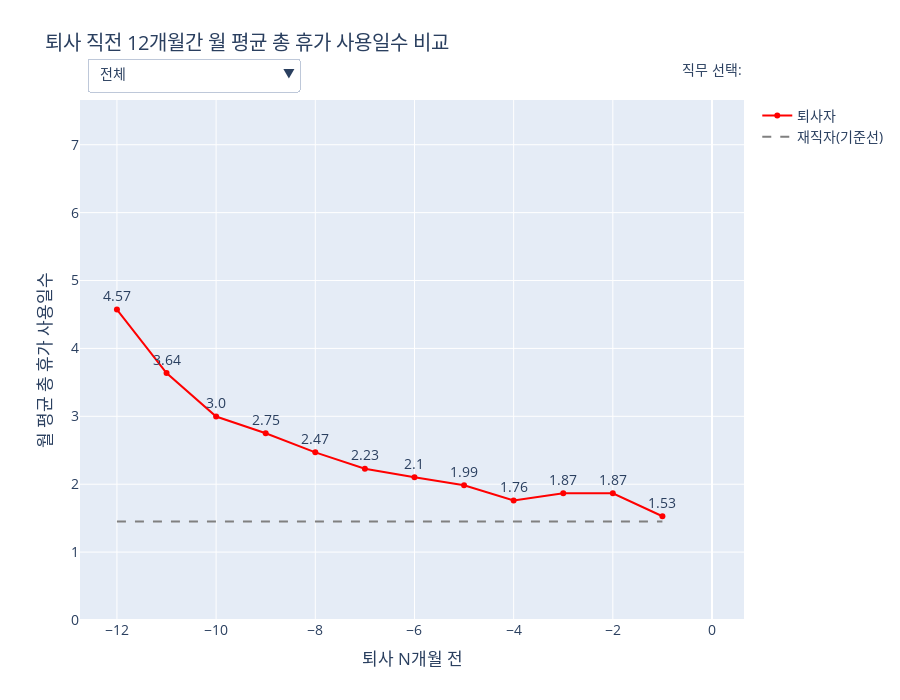

The cell this chart's notebook holds for it:
### Code cell
import pandas as pd
import numpy as np
import plotly.graph_objects as go
import plotly.io as pio
import datetime

# --- 1. 데이터 임포트 ---
from services.tables.Time_Attendance.detailed_leave_info_table import detailed_leave_info_df
from services.tables.Time_Attendance.leave_type_table import leave_type_df
from services.tables.HR_Core.basic_info_table import emp_df
from services.tables.HR_Core.job_info_table import job_info_df
from services.tables.HR_Core.job_table import job_df, job_df_indexed, parent_map_job, job_l1_order
from services.helpers.utils import get_level1_ancestor

def create_figure():
    """
    제안 19-2: 직무별 퇴사 예측 선행 지표 분석 그래프를 생성합니다.
    """
    # --- 2. 데이터 준비 및 가공 ---
    leave_df = detailed_leave_info_df.copy()
    leave_df = pd.merge(leave_df, leave_type_df, on='LEAVE_TYPE_ID')
    leave_df['DATE'] = pd.to_datetime(leave_df['DATE'])
    leave_df['LEAVE_LENGTH'] = pd.to_numeric(leave_df['LEAVE_LENGTH'])

    leavers = emp_df[emp_df['CURRENT_EMP_YN'] == 'N'][['EMP_ID', 'OUT_DATE']].copy()
    leaver_leave_data = pd.merge(leavers, leave_df, on='EMP_ID', how='left')
    leaver_leave_data = leaver_leave_data[
        (leaver_leave_data['DATE'] < leaver_leave_data['OUT_DATE']) &
        (leaver_leave_data['DATE'] >= (leaver_leave_data['OUT_DATE'] - pd.DateOffset(months=12)))
    ].copy()
    
    if not leaver_leave_data.empty:
        leaver_leave_data['MONTHS_BEFORE_LEAVING'] = (leaver_leave_data['OUT_DATE'].dt.year - leaver_leave_data['DATE'].dt.year) * 12 + (leaver_leave_data['OUT_DATE'].dt.month - leaver_leave_data['DATE'].dt.month)
        leaver_pattern_df = leaver_leave_data.groupby(['EMP_ID', 'MONTHS_BEFORE_LEAVING'])['LEAVE_LENGTH'].sum().reset_index()
    else:
        leaver_pattern_df = pd.DataFrame(columns=['EMP_ID', 'MONTHS_BEFORE_LEAVING', 'LEAVE_LENGTH'])

    stayers = emp_df[emp_df['CURRENT_EMP_YN'] == 'Y'].copy()
    stayer_leaves = leave_df[(leave_df['EMP_ID'].isin(stayers['EMP_ID'])) & (leave_df['DATE'].dt.year == 2024)]
    stayer_monthly_avg = (stayer_leaves['LEAVE_LENGTH'].sum() / stayers['EMP_ID'].nunique()) / 12 if not stayers.empty and stayers['EMP_ID'].nunique() > 0 else 0

    # 직무 정보 결합
    first_job = job_info_df.sort_values('JOB_APP_START_DATE').groupby('EMP_ID').first().reset_index()
    job_name_map = job_df.set_index('JOB_ID')['JOB_NAME'].to_dict()
    first_job['JOB_L1_NAME'] = first_job['JOB_ID'].apply(lambda x: job_name_map.get(get_level1_ancestor(x, job_df_indexed, parent_map_job)))
    
    leaver_pattern_df = pd.merge(leaver_pattern_df, first_job[['EMP_ID', 'JOB_L1_NAME']], on='EMP_ID', how='left')
    leaver_pattern_df = leaver_pattern_df.dropna(subset=['JOB_L1_NAME'])
    
    stayers_with_job = pd.merge(stayers, first_job[['EMP_ID', 'JOB_L1_NAME']], on='EMP_ID', how='left')
    stayers_with_job = stayers_with_job.dropna(subset=['JOB_L1_NAME'])
    
    leaver_avg_by_month = leaver_pattern_df.groupby('MONTHS_BEFORE_LEAVING')['LEAVE_LENGTH'].mean().reset_index()
    leaver_avg_by_month_job = leaver_pattern_df.groupby(['JOB_L1_NAME', 'MONTHS_BEFORE_LEAVING'], observed=False)['LEAVE_LENGTH'].mean().reset_index()
    
    stayer_avg_by_job = stayer_leaves.groupby('EMP_ID')['LEAVE_LENGTH'].sum().reset_index()
    stayer_avg_by_job = pd.merge(stayer_avg_by_job, stayers_with_job[['EMP_ID', 'JOB_L1_NAME']], on='EMP_ID').groupby('JOB_L1_NAME', observed=False)['LEAVE_LENGTH'].mean().reset_index()

    # --- 3. Plotly 인터랙티브 그래프 생성 ---
    fig = go.Figure()
    
    if not leaver_pattern_df.empty:
        y_max = pd.concat([leaver_avg_by_month['LEAVE_LENGTH'], leaver_avg_by_month_job['LEAVE_LENGTH']]).max()
        fixed_y_range = [0, y_max * 1.2]
        job_list = ['전체'] + job_l1_order
        
        for i, job_name in enumerate(job_list):
            is_visible = (i == 0)
            if job_name == '전체':
                leaver_data, stayer_data_y = leaver_avg_by_month, [stayer_monthly_avg] * 12
            else:
                leaver_data = leaver_avg_by_month_job[leaver_avg_by_month_job['JOB_L1_NAME'] == job_name]
                stayer_job_avg = stayer_avg_by_job[stayer_avg_by_job['JOB_L1_NAME'] == job_name]['LEAVE_LENGTH'].iloc[0] if not stayer_avg_by_job[stayer_avg_by_job['JOB_L1_NAME'] == job_name].empty else 0
                stayer_data_y = [stayer_job_avg / 12] * 12
                
            x_axis_months = -np.arange(12, 0, -1)
            leaver_data_aligned = pd.DataFrame({'MONTHS_BEFORE_LEAVING': np.arange(1, 13)})
            leaver_data_aligned = pd.merge(leaver_data_aligned, leaver_data, on='MONTHS_BEFORE_LEAVING', how='left').fillna(0)
            
            fig.add_trace(go.Scatter(x=x_axis_months, y=leaver_data_aligned['LEAVE_LENGTH'], mode='lines+markers+text', name='퇴사자', line=dict(color='red'), visible=is_visible, text=leaver_data_aligned['LEAVE_LENGTH'].round(2).astype(str), textposition='top center'))
            fig.add_trace(go.Scatter(x=x_axis_months, y=stayer_data_y, mode='lines', name='재직자(기준선)', line=dict(color='grey', dash='dash'), visible=is_visible))
            
        buttons = []
        for i, job_name in enumerate(job_list):
            visibility_mask = [False] * (len(job_list) * 2)
            visibility_mask[i*2], visibility_mask[i*2 + 1] = True, True
            buttons.append(dict(label=job_name, method='update', args=[{'visible': visibility_mask}]))
        
        fig.update_layout(
            updatemenus=[dict(active=0, buttons=buttons, direction="down", pad={"r": 10, "t": 10}, showactive=True, x=0.01, xanchor="left", y=1.1, yanchor="top")],
            title_text='퇴사 직전 12개월간 월 평균 총 휴가 사용일수 비교',
            xaxis_title='퇴사 N개월 전', yaxis_title='월 평균 총 휴가 사용일수',
            font_size=14, height=700,
            annotations=[dict(text="직무 선택:", showarrow=False, x=0, y=1.08, yref="paper", align="left")],
            yaxis_range=fixed_y_range
        )
    else:
        fig.update_layout(title_text="분석할 퇴사자 휴가 데이터가 없습니다.")

    return fig

# 이 파일을 직접 실행할 경우 그래프를 생성하여 보여줍니다.
pio.renderers.default = 'vscode'
fig = create_figure()
fig.show()

### Figure 1 — Plotly figure (JSON) as saved in the notebook; plotly's stock layout.template omitted (floating-point values rounded to 4 significant figures)
{"data": [{"line": {"color": "red"}, "mode": "lines+markers+text", "name": "퇴사자", "text": ["4.57", "3.64", "3.0", "2.75", "2.47", "2.23", "2.1", "1.99", "1.76", "1.87", "1.87", "1.53"], "textposition": "top center", "type": "scatter", "visible": true, "x": [-12, -11, -10, -9, -8, -7, -6, -5, -4, -3, -2, -1], "y": [4.572, 3.637, 2.996, 2.751, 2.469, 2.229, 2.102, 1.985, 1.761, 1.868, 1.866, 1.528]}, {"line": {"color": "grey", "dash": "dash"}, "mode": "lines", "name": "재직자(기준선)", "type": "scatter", "visible": true, "x": [-12, -11, -10, -9, -8, -7, -6, -5, -4, -3, -2, -1], "y": [1.45, 1.45, 1.45, 1.45, 1.45, 1.45, 1.45, 1.45, 1.45, 1.45, 1.45, 1.45]}, {"line": {"color": "red"}, "mode": "lines+markers+text", "name": "퇴사자", "text": ["4.17", "3.54", "3.09", "2.89", "2.37", "2.21", "2.14", "1.83", "1.77", "1.72", "1.84", "1.43"], "textposition": "top center", "type": "scatter", "visible": false, "x": [-12, -11, -10, -9, -8, -7, -6, -5, -4, -3, -2, -1], "y": [4.169, 3.54, 3.088, 2.886, 2.368, 2.212, 2.14, 1.827, 1.767, 1.72, 1.837, 1.429]}, {"line": {"color": "grey", "dash": "dash"}, "mode": "lines", "name": "재직자(기준선)", "type": "scatter", "visible": false, "x": [-12, -11, -10, -9, -8, -7, -6, -5, -4, -3, -2, -1], "y": [1.579, 1.579, 1.579, 1.579, 1.579, 1.579, 1.579, 1.579, 1.579, 1.579, 1.579, 1.579]}, {"line": {"color": "red"}, "mode": "lines+markers+text", "name": "퇴사자", "text": ["6.38", "2.81", "3.21", "2.41", "2.21", "2.08", "1.45", "1.59", "2.3", "1.71", "1.73", "1.33"], "textposition": "top center", "type": "scatter", "visible": false, "x": [-12, -11, -10, -9, -8, -7, -6, -5, -4, -3, -2, -1], "y": [6.382, 2.808, 3.208, 2.409, 2.208, 2.083, 1.45, 1.591, 2.3, 1.708, 1.731, 1.333]}, {"line": {"color": "grey", "dash": "dash"}, "mode": "lines", "name": "재직자(기준선)", "type": "scatter", "visible": false, "x": [-12, -11, -10, -9, -8, -7, -6, -5, -4, -3, -2, -1], "y": [1.49, 1.49, 1.49, 1.49, 1.49, 1.49, 1.49, 1.49, 1.49, 1.49, 1.49, 1.49]}, {"line": {"color": "red"}, "mode": "lines+markers+text", "name": "퇴사자", "text": ["4.71", "3.64", "2.86", "2.42", "2.66", "2.24", "2.21", "2.16", "1.75", "1.86", "1.97", "1.63"], "textposition": "top center", "type": "scatter", "visible": false, "x": [-12, -11, -10, -9, -8, -7, -6, -5, -4, -3, -2, -1], "y": [4.714, 3.642, 2.856, 2.417, 2.658, 2.237, 2.208, 2.16, 1.745, 1.857, 1.969, 1.633]}, {"line": {"color": "grey", "dash": "dash"}, "mode": "lines", "name": "재직자(기준선)", "type": "scatter", "visible": false, "x": [-12, -11, -10, -9, -8, -7, -6, -5, -4, -3, -2, -1], "y": [1.529, 1.529, 1.529, 1.529, 1.529, 1.529, 1.529, 1.529, 1.529, 1.529, 1.529, 1.529]}, {"line": {"color": "red"}, "mode": "lines+markers+text", "name": "퇴사자", "text": ["3.84", "3.77", "3.25", "2.88", "2.56", "2.4", "2.3", "2.02", "1.68", "2.07", "1.92", "1.56"], "textposition": "top center", "type": "scatter", "visible": false, "x": [-12, -11, -10, -9, -8, -7, -6, -5, -4, -3, -2, -1], "y": [3.838, 3.768, 3.246, 2.879, 2.557, 2.398, 2.295, 2.017, 1.676, 2.074, 1.922, 1.556]}, {"line": {"color": "grey", "dash": "dash"}, "mode": "lines", "name": "재직자(기준선)", "type": "scatter", "visible": false, "x": [-12, -11, -10, -9, -8, -7, -6, -5, -4, -3, -2, -1], "y": [1.607, 1.607, 1.607, 1.607, 1.607, 1.607, 1.607, 1.607, 1.607, 1.607, 1.607, 1.607]}, {"line": {"color": "red"}, "mode": "lines+markers+text", "name": "퇴사자", "text": ["5.03", "3.73", "2.8", "2.86", "2.36", "2.11", "1.9", "2.02", "1.75", "1.87", "1.77", "1.53"], "textposition": "top center", "type": "scatter", "visible": false, "x": [-12, -11, -10, -9, -8, -7, -6, -5, -4, -3, -2, -1], "y": [5.03, 3.731, 2.796, 2.86, 2.355, 2.112, 1.898, 2.016, 1.754, 1.869, 1.774, 1.526]}, {"line": {"color": "grey", "dash": "dash"}, "mode": "lines", "name": "재직자(기준선)", "type": "scatter", "visible": false, "x": [-12, -11, -10, -9, -8, -7, -6, -5, -4, -3, -2, -1], "y": [1.493, 1.493, 1.493, 1.493, 1.493, 1.493, 1.493, 1.493, 1.493, 1.493, 1.493, 1.493]}], "layout": {"annotations": [{"align": "left", "showarrow": false, "text": "직무 선택:", "x": 0, "y": 1.08, "yref": "paper"}], "font": {"size": 14}, "height": 700, "title": {"text": "퇴사 직전 12개월간 월 평균 총 휴가 사용일수 비교"}, "updatemenus": [{"active": 0, "buttons": [{"args": [{"visible": [true, true, false, false, false, false, false, false, false, false, false, false]}], "label": "전체", "method": "update"}, {"args": [{"visible": [false, false, true, true, false, false, false, false, false, false, false, false]}], "label": "IT", "method": "update"}, {"args": [{"visible": [false, false, false, false, true, true, false, false, false, false, false, false]}], "label": "Management Support", "method": "update"}, {"args": [{"visible": [false, false, false, false, false, false, true, true, false, false, false, false]}], "label": "Planning", "method": "update"}, {"args": [{"visible": [false, false, false, false, false, false, false, false, true, true, false, false]}], "label": "Production & Engineering", "method": "update"}, {"args": [{"visible": [false, false, false, false, false, false, false, false, false, false, true, true]}], "label": "Sales & Marketing", "method": "update"}], "direction": "down", "pad": {"r": 10, "t": 10}, "showactive": true, "x": 0.01, "xanchor": "left", "y": 1.1, "yanchor": "top"}], "xaxis": {"title": {"text": "퇴사 N개월 전"}}, "yaxis": {"range": [0, 7.659], "title": {"text": "월 평균 총 휴가 사용일수"}}}}
